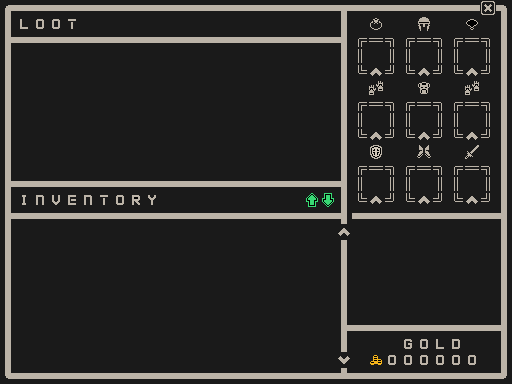

This is a level from a 2D game, rendered from its Tiled map with the project's own tilesets. A one-line summary and the map file follow, with tile-layer data summarised:
An orthogonal 32x24 tile map with 16x16 px tiles, 1 tile layer (Tile Layer 1) and 27 objects (27x 1).

<map version="1.8" tiledversion="1.8.1" orientation="orthogonal" renderorder="right-down" width="32" height="24" tilewidth="16" tileheight="16" infinite="0" nextlayerid="3" nextobjectid="46">
 <tileset firstgid="1" source="RougeLike.tsx" />
 <layer id="1" name="Tile Layer 1" width="32" height="24">
  <properties>
   <property name="Field" type="object" value="0" />
  </properties>
  <data>[768 cells, 768 non-empty, 34 distinct tile ids]</data>
 </layer>
 <objectgroup id="2" name="Fields">
  <object id="10" name="fGOLD" type="1" x="384" y="352" width="96" height="16">
   <properties>
    <property name="CONTROL" type="int" value="3" />
   </properties>
  </object>
  <object id="11" name="fEQ_HELMET" type="1" x="368" y="48" width="16" height="16">
   <properties>
    <property name="CONTROL" type="int" value="3" />
   </properties>
  </object>
  <object id="12" name="fEQ_RING" type="1" x="416" y="48" width="16" height="16">
   <properties>
    <property name="CONTROL" type="int" value="3" />
   </properties>
  </object>
  <object id="13" name="fEQ_NECKLACE" type="1" x="464" y="48" width="16" height="16">
   <properties>
    <property name="CONTROL" type="int" value="3" />
   </properties>
  </object>
  <object id="14" name="fEQ_RIGHT_GLOVE" type="1" x="368" y="112" width="16" height="16">
   <properties>
    <property name="CONTROL" type="int" value="3" />
   </properties>
  </object>
  <object id="15" name="fEQ_ARMOR" type="1" x="416" y="112" width="16" height="16">
   <properties>
    <property name="CONTROL" type="int" value="3" />
   </properties>
  </object>
  <object id="16" name="fEQ_LEFT_GLOVE" type="1" x="464" y="112" width="16" height="16">
   <properties>
    <property name="CONTROL" type="int" value="3" />
   </properties>
  </object>
  <object id="17" name="fEQ_SHIELD" type="1" x="368" y="176" width="16" height="16">
   <properties>
    <property name="CONTROL" type="int" value="3" />
   </properties>
  </object>
  <object id="18" name="fEQ_BOOTS" type="1" x="416" y="176" width="16" height="16">
   <properties>
    <property name="CONTROL" type="int" value="3" />
   </properties>
  </object>
  <object id="19" name="fEQ_WEAPON" type="1" x="464" y="176" width="16" height="16">
   <properties>
    <property name="CONTROL" type="int" value="3" />
   </properties>
  </object>
  <object id="20" name="fINV_LIST" type="1" x="14.2687" y="223.173" width="322.184" height="145.732">
   <properties>
    <property name="CONTROL" type="int" value="2" />
    <property name="LIST" type="int" value="101" />
   </properties>
  </object>
  <object id="27" name="fINV_LOOT" type="1" x="13.8943" y="47.5474" width="323.995" height="128.532">
   <properties>
    <property name="CONTROL" type="int" value="2" />
    <property name="LIST" type="int" value="100" />
   </properties>
  </object>
  <object id="28" name="fbINV_LOOT_UP" type="1" x="336.905" y="224.078" width="16" height="16">
   <properties>
    <property name="ACTIVATED_TILE" type="int" value="2087" />
    <property name="BUTTON" type="int" value="100" />
    <property name="CONTROL" type="int" value="1" />
   </properties>
  </object>
  <object id="30" name="fbINV_LOOT_DOWN" type="1" x="336" y="352" width="16" height="16">
   <properties>
    <property name="ACTIVATED_TILE" type="int" value="2089" />
    <property name="BUTTON" type="int" value="101" />
    <property name="CONTROL" type="int" value="1" />
   </properties>
  </object>
  <object id="31" name="fbINV_LOOT_TO_INVENTORY" type="1" x="319.941" y="192" width="16" height="16">
   <properties>
    <property name="ACTIVATED_TILE" type="int" value="2088" />
    <property name="BUTTON" type="int" value="103" />
    <property name="CONTROL" type="int" value="1" />
   </properties>
  </object>
  <object id="32" name="fbINV_INVENTORY_TO_LOOT" type="1" x="303.035" y="192.453" width="16" height="16">
   <properties>
    <property name="ACTIVATED_TILE" type="int" value="2090" />
    <property name="BUTTON" type="int" value="102" />
    <property name="CONTROL" type="int" value="1" />
   </properties>
  </object>
  <object id="33" name="fbINV_EQ_RING" type="1" x="368" y="64" width="16" height="16">
   <properties>
    <property name="ACTIVATED_TILE" type="int" value="2087" />
    <property name="BUTTON" type="int" value="110" />
    <property name="CONTROL" type="int" value="1" />
   </properties>
  </object>
  <object id="34" name="fbINV_EQ_HELMET" type="1" x="416" y="64" width="16" height="16">
   <properties>
    <property name="ACTIVATED_TILE" type="int" value="2087" />
    <property name="BUTTON" type="int" value="111" />
    <property name="CONTROL" type="int" value="1" />
   </properties>
  </object>
  <object id="35" name="fbINV_EQ_NECKLACE" type="1" x="464" y="64" width="16" height="16">
   <properties>
    <property name="ACTIVATED_TILE" type="int" value="2087" />
    <property name="BUTTON" type="int" value="112" />
    <property name="CONTROL" type="int" value="1" />
   </properties>
  </object>
  <object id="36" name="fbINV_EQ_RIGHT_GLOVE" type="1" x="368" y="128" width="16" height="16">
   <properties>
    <property name="ACTIVATED_TILE" type="int" value="2087" />
    <property name="BUTTON" type="int" value="113" />
    <property name="CONTROL" type="int" value="1" />
   </properties>
  </object>
  <object id="37" name="fbINV_EQ_BODYARMOR" type="1" x="416" y="128" width="16" height="16">
   <properties>
    <property name="ACTIVATED_TILE" type="int" value="2087" />
    <property name="BUTTON" type="int" value="114" />
    <property name="CONTROL" type="int" value="1" />
   </properties>
  </object>
  <object id="38" name="fbINV_EQ_LEFT_GLOVE" type="1" x="464" y="128" width="16" height="16">
   <properties>
    <property name="ACTIVATED_TILE" type="int" value="2087" />
    <property name="BUTTON" type="int" value="115" />
    <property name="CONTROL" type="int" value="1" />
   </properties>
  </object>
  <object id="39" name="fbINV_EQ_SHIELD" type="1" x="368" y="192" width="16" height="16">
   <properties>
    <property name="ACTIVATED_TILE" type="int" value="2087" />
    <property name="BUTTON" type="int" value="116" />
    <property name="CONTROL" type="int" value="1" />
   </properties>
  </object>
  <object id="40" name="fbINV_EQ_BOOTS" type="1" x="416" y="192" width="16" height="16">
   <properties>
    <property name="ACTIVATED_TILE" type="int" value="2087" />
    <property name="BUTTON" type="int" value="117" />
    <property name="CONTROL" type="int" value="1" />
   </properties>
  </object>
  <object id="41" name="fbINV_EQ_WEAPON" type="1" x="463.095" y="191.547" width="16" height="16">
   <properties>
    <property name="ACTIVATED_TILE" type="int" value="2087" />
    <property name="BUTTON" type="int" value="118" />
    <property name="CONTROL" type="int" value="1" />
   </properties>
  </object>
  <object id="42" name="fDETAIL" type="1" x="352" y="224" width="144" height="96">
   <properties>
    <property name="CONTROL" type="int" value="3" />
   </properties>
  </object>
  <object id="43" name="fbEXIT" type="1" x="480" y="0" width="16" height="16">
   <properties>
    <property name="ACTIVATED_TILE" type="int" value="2087" />
    <property name="BUTTON" type="int" value="255" />
    <property name="CONTROL" type="int" value="1" />
   </properties>
  </object>
 </objectgroup>
</map>
